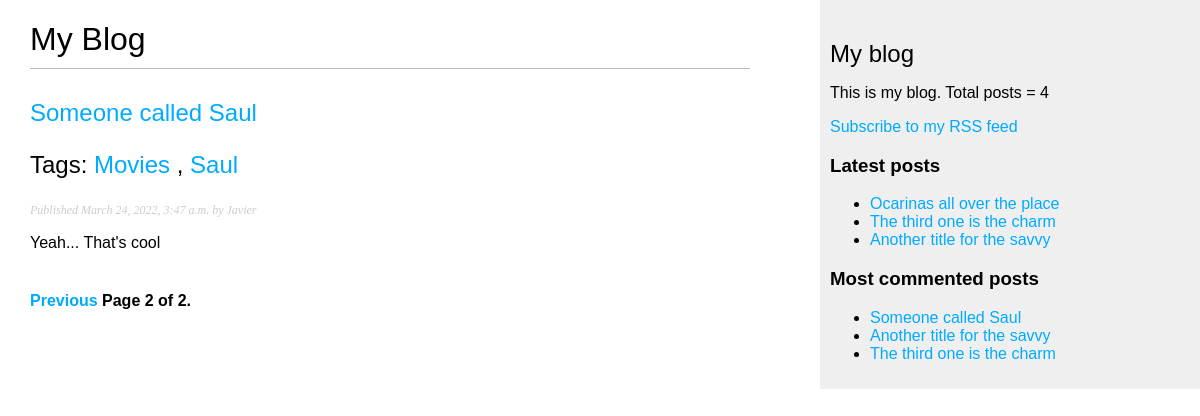
Screenshot of /blog/?page=2 with the database file from the repository.
### vgb_blog/models.py (models this page shows, shortened)
class Post(models.Model):
    STATUS_CHOICES = (
        ('draft', 'Draft'),
        ('published', 'Published'),
    )
    title = models.CharField(max_length=250)
    slug = models.SlugField(max_length=250, unique_for_date='publish')
    author = models.ForeignKey(User, on_delete=models.CASCADE, related_name='blog_posts')
    body = models.TextField()
    publish = models.DateTimeField(default=timezone.now)
    created = models.DateTimeField(auto_now_add=True)
    updated = models.DateTimeField(auto_now=True)
    status = models.CharField(max_length=10, choices=STATUS_CHOICES, default='draft')
    objects = models.Manager()
    published = PublishedManager()
    tags = TaggableManager()
    class Meta:
        ordering = ('-publish',)
    def get_absolute_url(self):
        return reverse('blog:post_detail', args=[self.publish.year, self.publish.month, self.publish.day, self.slug])

### vgb_blog/views.py (the view)
# urls.py: path('', views.post_list, name='post_list'),
def post_list(request, tag_slug=None):
    object_list = Post.published.all()
    tag = None
    if tag_slug:
        tag = get_object_or_404(Tag, slug=tag_slug)
        object_list = object_list.filter(tags__in=[tag])
    paginator = Paginator(object_list, 3)
    page = request.GET.get('page')
    try:
        posts = paginator.page(page)
    except PageNotAnInteger:
        posts = paginator.page(1)
    except EmptyPage:
        posts = paginator.page(paginator.num_pages)
    context = {
        'page': page,
        'posts': posts,
        'tag': tag,
        }
    return render(request, 'blog/post/list.html', context)

### vgb_blog/models.py (called while the page is built)
    def get_queryset(self):
        return super(PublishedManager, self).get_queryset().filter(status='published')

### vgb_blog/templatetags/blog_tags.py (called while the page is built)
@register.filter(name='markdown')
def markdown_format(text):
    return mark_safe(markdown.markdown(text))

@register.simple_tag
def get_most_commented_posts(count=5):
    return Post.published.annotate(total_comments=Count('comments')).order_by('-total_comments')[:count]

@register.simple_tag
def total_posts():
    return Post.published.count()

@register.inclusion_tag('blog/post/latest_posts.html')
def show_latest_posts(count=5):
    latest_posts = Post.published.order_by('-publish')[:count]
    return {'latest_posts': latest_posts}

### vgb_blog/templates/blog/post/list.html (shortened to what this page needs)
{% extends 'blog/base.html' %}
{% load blog_tags %}
{% block content %}
  <h1>My Blog</h1>
  {% for post in posts %}
    <h2>
      <a href="{{ post.get_absolute_url }}">
        {{ post.title }}
      </a>
      <p class="tags">Tags:
        {% for tag in post.tags.all %}
          <a href="{% url 'blog:post_list_by_tag' tag.slug %}">
            {{ tag.name }}
          </a>
          {% if not forloop.last %}, {% endif %}
        {% endfor %}
      </p>
    </h2>
    <p class="date">
      Published {{ post.publish }} by {{ post.author }}
    </p>
    {{ post.body|markdown|truncatewords_html:30 }}
  {% endfor %}
  {% include 'blog/pagination.html' with page=posts %}
{% endblock content %}

### vgb_blog/templates/blog/base.html (shortened to what this page needs)
{% load static %}
{% load blog_tags %}
<!DOCTYPE html>
<html lang="en">
<head>
  <link rel="stylesheet" href="{% static 'blog/css/blog.css' %}">
</head>
<body>
  <div id="content">
    {% block content %}
    {% endblock %}
  </div>
  <div id="sidebar">
    <h2>My blog</h2>
    <p>This is my blog. Total posts = {% total_posts %}</p>
    <p>
      <a href="{% url 'blog:post_feed' %}">Subscribe to my RSS feed</a>
    </p>
    <h3>Latest posts</h3>
    {% show_latest_posts 3 %}
    <h3>Most commented posts</h3>
    {% get_most_commented_posts 3 as most_commented_posts %}
    <ul>
      {% for post in most_commented_posts %}
        <li>
          <a href="{{ post.get_absolute_url }}">{{ post.title }}</a>
        </li>
      {% endfor %}
    </ul>
  </div>
</body>
</html>

### vgb_blog/templates/blog/post/latest_posts.html
<ul>
{% for post in latest_posts %}
  <li>
    <a href="{{ post.get_absolute_url }}">{{ post.title }}</a>
  </li>
{% endfor %}
</ul>

### vgb_blog/static/blog/css/blog.css (style rules this page uses)
body { margin:0; padding:0; font-family:helvetica, sans-serif; }
a { color:#00abff; text-decoration:none; }
h1 { font-weight:normal; border-bottom:1px solid #bbb; padding:0 0 10px 0; }
h2 { font-weight:normal; margin:30px 0 0; }
#content { float:left; width:60%; padding:0 0 0 30px; }
#sidebar { float:right; width:30%; padding:10px; background:#efefef; height:100%; }
p.date { color:#ccc; font-family: georgia, serif; font-size: 12px; font-style: italic; }

### rows the page displays
Post: title "Someone called Saul", publish "March 24, 2022, 3:47 a.m.", author "Javier", body "Yeah... That's cool"
Tag: name "Movies"
Tag: name "Saul"
Post: title "Ocarinas all over the place"
Post: title "The third one is the charm"
Post: title "Another title for the savvy"

### other values shown
{{ page.number }} "2"
{{ page.paginator.num_pages }} "2"
